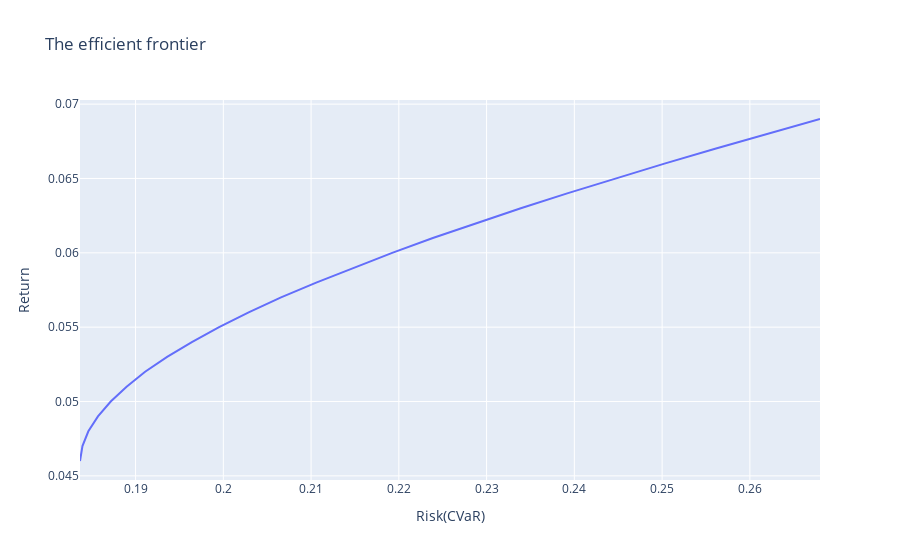

The cell this chart's notebook holds for it:
### Code cell
fig = go.Figure(data=go.Scatter(x=CVaR_list, y=feasible_return,name='The efficient frontier'))

fig.update_layout(
    title_text='The efficient frontier', # title of plot
    xaxis_title_text='Risk(CVaR)', # xaxis label
    yaxis_title_text='Return', # yaxis label
    # bargap=0.2, # gap between bars of adjacent location coordinates
    bargroupgap=0.1 # gap between bars of the same location coordinates
)

### Figure 1 — Plotly figure (JSON) as saved in the notebook; plotly's stock layout.template omitted (floating-point values rounded to 4 significant figures)
{"data": [{"name": "The efficient frontier", "type": "scatter", "x": [0.1837, 0.1839, 0.1846, 0.1857, 0.1872, 0.189, 0.1911, 0.1936, 0.1964, 0.1995, 0.2029, 0.2066, 0.2106, 0.2148, 0.2192, 0.2239, 0.2288, 0.2339, 0.2392, 0.2446, 0.2503, 0.256, 0.262, 0.268], "y": [0.046, 0.047, 0.048, 0.049, 0.05, 0.051, 0.052, 0.053, 0.054, 0.055, 0.056, 0.057, 0.058, 0.059, 0.06, 0.061, 0.062, 0.063, 0.064, 0.065, 0.066, 0.067, 0.068, 0.069]}], "layout": {"bargroupgap": 0.1, "title": {"text": "The efficient frontier"}, "xaxis": {"title": {"text": "Risk(CVaR)"}}, "yaxis": {"title": {"text": "Return"}}}}
